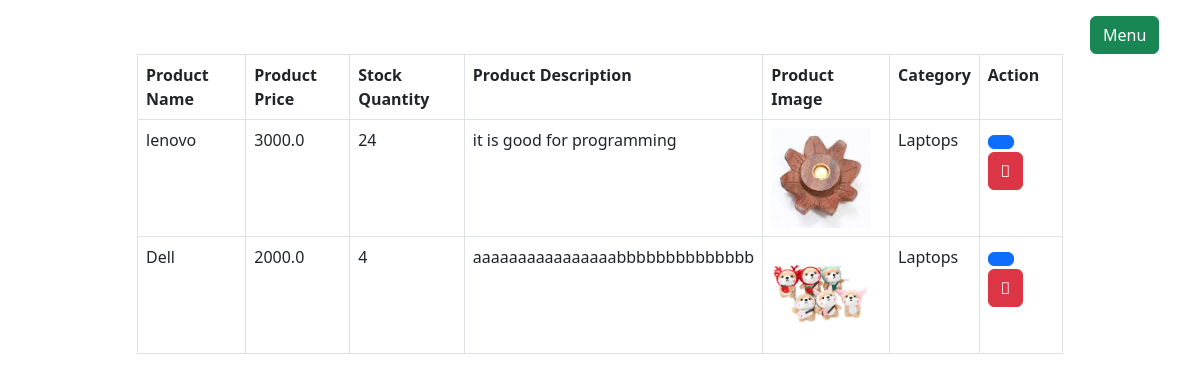
/products/show/ (signed in), run on the app's committed database.
### products/models.py (models this page shows, shortened)
class Product(models.Model):
    product_name=models.CharField(max_length=100)
    product_price=models.FloatField()
    stock=models.IntegerField()
    product_description=models.TextField()
    product_image=models.FileField(upload_to='static/uploads',null=True)
    category=models.ForeignKey(Category, on_delete=models.CASCADE, null=True)

class Category(models.Model):
    category_name=models.CharField(max_length=100,unique=True)
    created_at=models.DateTimeField(auto_now_add=True)
    def __str__(self):
        return self.category_name

### userpage/auth.py (the view)
    def wrapper_function(request,*args,**kwargs):
        if request.user.is_staff:
            return view_function(request,*args,**kwargs)
        else:
            return redirect('/')

### products/views.py (called while the page is built)
@login_required
@admin_only
def showproduct(request):
    products=Product.objects.all()
    context={
        'products':products
    }
    return render(request,'products/product.html',context)

### userpage/auth.py (called while the page is built)
def admin_only(view_function):
    def wrapper_function(request,*args,**kwargs):
        if request.user.is_staff:
            return view_function(request,*args,**kwargs)
        else:
            return redirect('/')
    return wrapper_function

### products/templates/products/product.html (shortened to what this page needs)
{% extends 'admin/adminlayout.html' %}
{% load static %}
{% block main-content %}
<div class="container">
    <div class="row d-flex justify-content-center">
        <div class="col-md-10">
            <table class="table table-bordered table-stripped">
                <tr>
                    <th>Product Name</th>
                    <th>Product Price</th>
                    <th>Stock Quantity</th>
                    <th>Product Description</th>
                    <th>Product Image</th>
                    <th>Category</th>
                    <th>Action</th>
                </tr>
                {% for product in products %}
                <tr>
                    <td>{{product.product_name}}</td>
                    <td>{{product.product_price}}</td>
                    <td>{{product.stock}}</td>
                    <td>{{product.product_description}}</td>
                    <td><img src="/{{product.product_image}}" alt="product.product_name" width="100"></td>
                    <td>{{product.category}}</td>
                    <td>
                        <a href="/products/updateproduct/{{product.id}}" class="btn btn-primary">
                        </a>
                        <a href="/products/deleteproduct/{{product.id}}" class="btn btn-danger"
                        onclick="return confirm('Are you sure you want to delete this product?')">
                            <i class="fa-solid fa-trash fa-beat-fade"></i>
                        </a>
                    </td>
                </tr>
                {% endfor %}
            </table>
        </div>
    </div>
</div>
{% endblock %}

### data on the page
Product: product_name "lenovo", product_price "3000.0", stock "24", product_description "it is good for programming", product_image (picture), category "Laptops"
Product: product_name "Dell", product_price "2000.0", stock "4", product_description "aaaaaaaaaaaaaaaabbbbbbbbbbbbbb", product_image (picture), category "Laptops"
